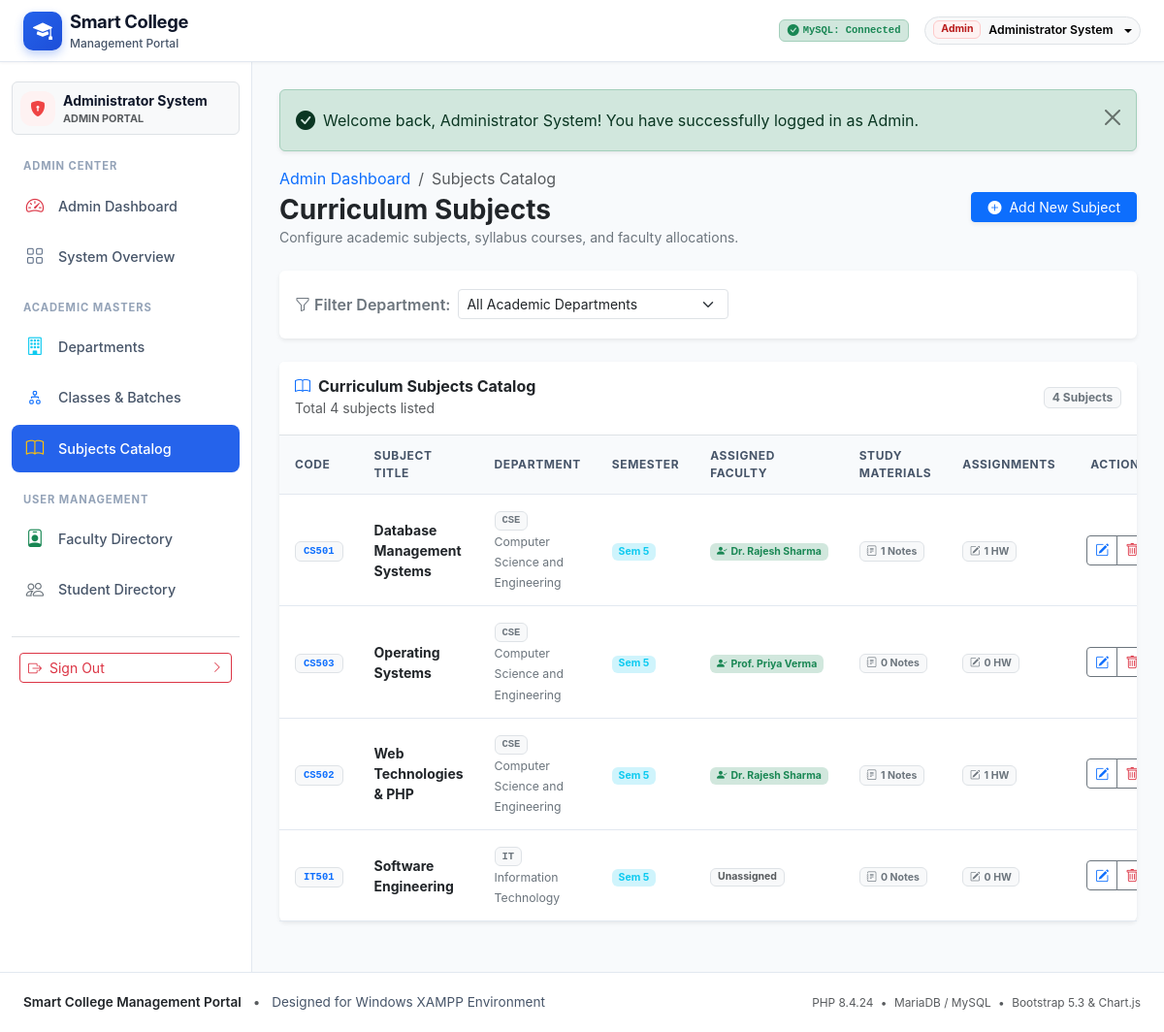
Screenshot of /modules/admin/subjects.php (signed in) with the database file from the repository.
### tables this page shows
CREATE TABLE `subjects` (
  `id` INT AUTO_INCREMENT PRIMARY KEY,
  `department_id` INT NOT NULL,
  `subject_name` VARCHAR(120) NOT NULL,
  `subject_code` VARCHAR(30) NOT NULL UNIQUE,
  `semester` INT NOT NULL,
  `created_at` TIMESTAMP DEFAULT CURRENT_TIMESTAMP,
  INDEX `idx_subjects_dept` (`department_id`),
  CONSTRAINT `fk_subjects_department` FOREIGN KEY (`department_id`)
    REFERENCES `departments` (`id`) ON DELETE CASCADE ON UPDATE CASCADE
);

CREATE TABLE `departments` (
  `id` INT AUTO_INCREMENT PRIMARY KEY,
  `department_name` VARCHAR(100) NOT NULL,
  `department_code` VARCHAR(20) NOT NULL UNIQUE,
  `description` TEXT NULL,
  `created_at` TIMESTAMP DEFAULT CURRENT_TIMESTAMP
);

### modules/admin/subjects.php (the view, shortened to what this page needs)
<?php
require_once __DIR__ . '/../../config/database.php';
require_once __DIR__ . '/../../includes/auth.php';
$filterDept = (int)($_GET['dept'] ?? 0);
$subjectsList = [];
if ($pdo instanceof PDO) {
    try {
        $query = "
            SELECT s.*, d.department_name, d.department_code,
                   (SELECT COUNT(*) FROM `notes` n WHERE n.subject_id = s.id) as note_count,
                   (SELECT COUNT(*) FROM `assignments` a WHERE a.subject_id = s.id) as assignment_count,
                   (SELECT u.full_name
                    FROM `teacher_assignments` ta
                    JOIN `teacher_profiles` tp ON ta.teacher_id = tp.id
                    JOIN `users` u ON tp.user_id = u.id
                    WHERE ta.subject_id = s.id
                    LIMIT 1) as assigned_teacher
            FROM `subjects` s
            JOIN `departments` d ON s.department_id = d.id
        ";
        $query .= " ORDER BY d.department_name ASC, s.semester ASC, s.subject_name ASC";
        $stmtSubj = $pdo->prepare($query);
        if ($filterDept > 0) {
            $stmtSubj->execute([':filterDept' => $filterDept]);
        } else {
            $stmtSubj->execute();
        }
        $subjectsList = $stmtSubj->fetchAll();
    } catch (PDOException $e) {
        error_log("Subjects Query Error: " . $e->getMessage());
    }
}
require_once __DIR__ . '/../../includes/header.php';
require_once __DIR__ . '/../../includes/sidebar.php';
?>
<main class="portal-main-content">
    <?= renderFlashes() ?>
    <div class="d-flex flex-column flex-md-row justify-content-between align-items-md-center gap-3 mb-4">
        <div>
            <nav aria-label="breadcrumb">
                <ol class="breadcrumb mb-1 small">
                    <li class="breadcrumb-item"><a href="dashboard.php" class="text-decoration-none">Admin Dashboard</a></li>
                    <li class="breadcrumb-item active" aria-current="page">Subjects Catalog</li>
                </ol>
            </nav>
            <h2 class="h3 fw-bold text-dark mb-0">Curriculum Subjects</h2>
            <p class="text-secondary small mb-0">Configure academic subjects, syllabus courses, and faculty allocations.</p>
        </div>
        <button type="button" class="btn btn-primary btn-sm px-3 shadow-sm d-flex align-items-center gap-2" data-bs-toggle="modal" data-bs-target="#addSubjectModal">
            <i class="bi bi-plus-circle-fill"></i>
            <span>Add New Subject</span>
        </button>
    </div>
    <div class="card border-0 shadow-sm mb-4">
        <div class="card-body p-3">
            <form method="GET" action="subjects.php" class="row g-2 align-items-center">
                <div class="col-auto">
                    <label for="deptFilter" class="col-form-label small fw-semibold text-secondary">
                        <i class="bi bi-funnel me-1"></i>Filter Department:
                    </label>
                </div>
                <div class="col-md-4">
                    <select class="form-select form-select-sm" id="deptFilter" name="dept" onchange="this.form.submit()">
                        <option value="0">All Academic Departments</option>
                    </select>
                </div>
            </form>
        </div>
    </div>
    <div class="card border-0 shadow-sm mb-4">
        <div class="card-header bg-white py-3 border-bottom d-flex align-items-center justify-content-between">
            <div>
                <h6 class="mb-0 fw-bold"><i class="bi bi-book text-primary me-2"></i>Curriculum Subjects Catalog</h6>
                <small class="text-muted">Total <?= count($subjectsList) ?> subjects listed</small>
            </div>
            <span class="badge bg-light text-secondary border"><?= count($subjectsList) ?> Subjects</span>
        </div>
        <div class="card-body p-0">
            <div class="table-responsive">
                <table class="table-portal mb-0 align-middle">
                    <thead>
                        <tr>
                            <th>Code</th>
                            <th>Subject Title</th>
                            <th>Department</th>
                            <th>Semester</th>
                            <th>Assigned Faculty</th>
                            <th>Study Materials</th>
                            <th>Assignments</th>
                            <th class="text-end">Actions</th>
                        </tr>
                    </thead>
                    <tbody>
                        <?php if (!empty($subjectsList)): ?>
                            <?php foreach ($subjectsList as $subj): ?>
                                <tr>
                                    <td>
                                        <span class="badge bg-light text-primary border font-monospace px-2 py-1">
                                            <?= htmlspecialchars($subj['subject_code']) ?>
                                        </span>
                                    </td>
                                    <td class="fw-bold text-dark"><?= htmlspecialchars($subj['subject_name']) ?></td>
                                    <td>
                                        <span class="badge bg-light text-secondary border font-monospace me-1"><?= htmlspecialchars($subj['department_code']) ?></span>
                                        <span class="small text-secondary"><?= htmlspecialchars($subj['department_name']) ?></span>
                                    </td>
                                    <td>
                                        <span class="badge bg-info-subtle text-info">Sem <?= (int)$subj['semester'] ?></span>
                                    </td>
                                    <td>
                                        <?php if ($subj['assigned_teacher']): ?>
                                            <span class="badge bg-success-subtle text-success">
                                                <i class="bi bi-person-check-fill me-1"></i><?= htmlspecialchars($subj['assigned_teacher']) ?>
                                            </span>
                                        <?php else: ?>
                                            <span class="badge bg-light text-muted border">Unassigned</span>
                                        <?php endif; ?>
                                    </td>
                                    <td>
                                        <span class="badge bg-light text-secondary border">
                                            <i class="bi bi-journal-text me-1"></i><?= (int)$subj['note_count'] ?> Notes
                                        </span>
                                    </td>
                                    <td>
                                        <span class="badge bg-light text-secondary border">
                                            <i class="bi bi-pencil-square me-1"></i><?= (int)$subj['assignment_count'] ?> HW
                                        </span>
                                    </td>
                                    <td class="text-end">
                                        <div class="btn-group btn-group-sm">
                                            <button type="button"
                                                    class="btn btn-outline-secondary btn-edit-subj"
                                                    data-id="<?= $subj['id'] ?>"
                                                    data-name="<?= htmlspecialchars($subj['subject_name']) ?>"
                                                    data-code="<?= htmlspecialchars($subj['subject_code']) ?>"
                                                    data-dept="<?= $subj['department_id'] ?>"
                                                    data-sem="<?= $subj['semester'] ?>"
                                                    title="Edit Subject">
                                                <i class="bi bi-pencil-square text-primary"></i>
                                            </button>
                                            <button type="button"
                                                    class="btn btn-outline-secondary btn-delete-subj"
                                                    data-id="<?= $subj['id'] ?>"
                                                    data-name="<?= htmlspecialchars($subj['subject_name']) ?>"
                                                    title="Delete Subject">
                                                <i class="bi bi-trash text-danger"></i>
                                            </button>
                                        </div>
                                    </td>
                                </tr>
                            <?php endforeach; ?>
                        <?php endif; ?>
                    </tbody>
                </table>
            </div>
        </div>
    </div>
</main>
<?php require_once __DIR__ . '/../../includes/footer.php'; ?>

### assets/css/style.css (style rules this page uses)
:root { --primary-color: #2563eb; --primary-hover: #1d4ed8; --primary-subtle: #eff6ff; --secondary-color: #475569; --success-color: #10b981; --success-subtle: #ecfdf5; --warning-color: #f59e0b; --warning-subtle: #fffbeb; --danger-color: #ef4444; --danger-subtle: #fef2f2; --info-color: #06b6d4; --info-subtle: #ecfeff; --body-bg: #f8fafc; --card-bg: #ffffff; --text-primary: #0f172a; --text-secondary: #475569; --text-muted: #94a3b8; --border-color: #e2e8f0; --sidebar-width: 260px; --topbar-height: 64px; --transition-speed: 0.25s; --shadow-sm: 0 1px 3px rgba(15, 23, 42, 0.05); --shadow-md: 0 4px 6px -1px rgba(15, 23, 42, 0.07), 0 2px 4px -2px rgba(15, 23, 42, 0.05); --shadow-lg: 0 10px 15px -3px rgba(15, 23, 42, 0.08), 0 4px 6px -4px rgba(15, 23, 42, 0.04); }
body { font-family: -apple-system, BlinkMacSystemFont, "Segoe UI", Roboto, "Helvetica Neue", Arial, sans-serif; background-color: var(--body-bg); color: var(--text-primary); min-height: 100vh; display: flex; flex-direction: column; }
.portal-main-content { flex: 1; padding: 1.75rem; overflow-x: hidden; }
.table-portal { width: 100%; border-collapse: separate; border-spacing: 0; }
.table-portal thead th { background-color: #f8fafc; font-size: 0.75rem; text-transform: uppercase; letter-spacing: 0.05em; color: var(--text-secondary); font-weight: 700; border-bottom: 1px solid var(--border-color); padding: 0.75rem 1rem; }
.table-portal tbody td { padding: 0.85rem 1rem; border-bottom: 1px solid var(--border-color); font-size: 0.875rem; vertical-align: middle; }

### rows the page displays
subjects: subject_code "CS501", subject_name "Database Management Systems", department.department_code "CSE", department.department_name "Computer Science and Engineering", semester "5", assigned_teacher "Dr. Rajesh Sharma", note_count "1", assignment_count "1"
subjects: subject_code "CS503", subject_name "Operating Systems", department.department_code "CSE", department.department_name "Computer Science and Engineering", semester "5", assigned_teacher "Prof. Priya Verma", note_count "0", assignment_count "0"
subjects: subject_code "CS502", subject_name "Web Technologies & PHP", department.department_code "CSE", department.department_name "Computer Science and Engineering", semester "5", assigned_teacher "Dr. Rajesh Sharma", note_count "1", assignment_count "1"
subjects: subject_code "IT501", subject_name "Software Engineering", department.department_code "IT", department.department_name "Information Technology", semester "5", shows "Unassigned", note_count "0", assignment_count "0"

### other values shown
$currentUser['role'] "Admin"
$currentUser['full_name'] "Administrator System"
$currentUser['role'] "ADMIN"
$flash['message'] "Welcome back, Administrator System! You have successfully logged in as Admin."
count($subjectsList) "4"
PHP_VERSION "8.4.24"
